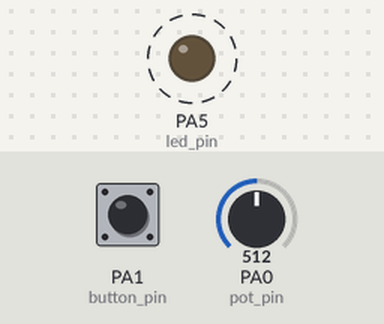
Simulated run of this sketch. Board: STM32 Blue Pill. Shown: output pins drawn as LEDs (lit = HIGH). Dashed ring = blinking. The test bench sets the inputs (shaded band); at power-on: PA0 (pot_pin) = 512, PA1 (button_pin) HIGH (analog values on the 0–1023 scale).

Above: at 1.2 s.
1.3 s: PA0 (pot_pin) set to 423
4.3 s: PA0 (pot_pin) set to 394
At 4.8 s:
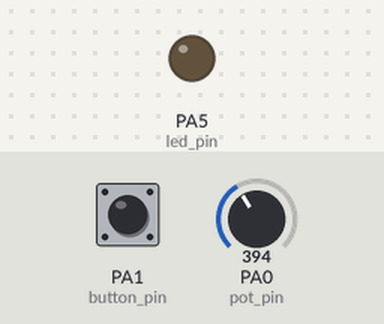
5.8 s: PA1 (button_pin) pulled LOW for 0.15 s
At 6.4 s:
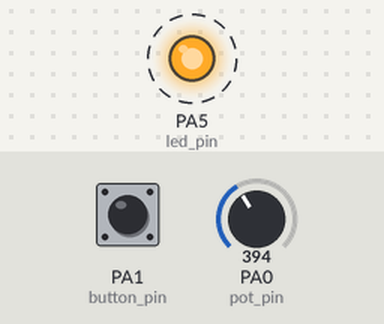
8.9 s: PA1 (button_pin) pulled LOW for 1 s
At 9.8 s:
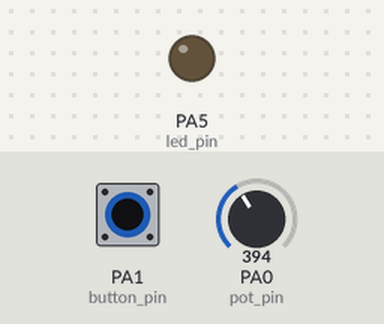
11.4 s: PA1 (button_pin) pulled LOW for 3.2 s
At 11.75 s:
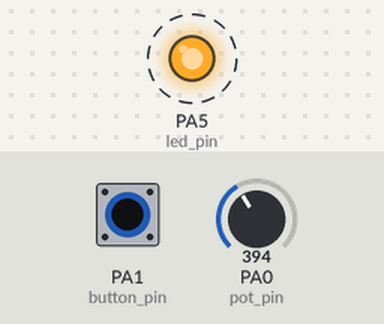
Timing chart, 0 to 17.1 s (numbered marks = the images above; inputs shaded):
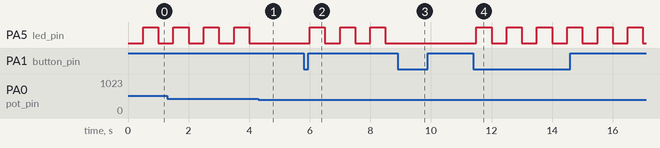

Measured:
- the behaviour switches between 410 and 409 on PA0 (pot_pin) (found by bisection; images 0 and 1)
- after the input at 4.3 s, PA5 (led_pin): stays LOW (without the input it goes to HIGH after 0.20 s)
- after the input at 5.8 s, PA5 (led_pin): alternates HIGH for 0.50 s and LOW for 0.50 s, starting after 0.20 s
- after the input at 8.9 s, PA5 (led_pin): stops changing and stays LOW
- after the input at 11.4 s, PA5 (led_pin): alternates HIGH for 0.50 s and LOW for 0.50 s, starting after 0.10 s
- by itself, PA5 (led_pin): alternates HIGH for 0.50 s and LOW for 0.50 s

The sketch:

stm32-analog.ino
```cpp
#include <Arduino.h>

const int pot_pin = PA0;
const int button_pin = PA1;
const int led_pin = PA5;

HardwareTimer timer(TIM2);
volatile unsigned long ticks = 0;
volatile bool button_pressed = false;
volatile unsigned long last_press = 0;

bool manual_mode = false;
bool led_on = false;
unsigned long last_tick = 0;
int adc_value = 0;
int percent = 0;
int blink_time = 0;

void button_interrupt() {
  if (millis() - last_press > 200) {
    last_press = millis();
    button_pressed = true;
  }
}

void timer_interrupt() {
  ticks++;
}

void setup() {
  pinMode(pot_pin, INPUT_ANALOG);
  pinMode(button_pin, INPUT_PULLUP);
  pinMode(led_pin, OUTPUT);
  analogReadResolution(12);
  Serial1.begin(115200);

  attachInterrupt(digitalPinToInterrupt(button_pin), button_interrupt, FALLING);
  timer.setOverflow(100000, MICROSEC_FORMAT); // 100 ms
  timer.attachInterrupt(timer_interrupt);
  timer.resume();
}

void loop() {
  if (button_pressed) {
    button_pressed = false;
    manual_mode = !manual_mode;
    Serial1.println(manual_mode ? "MANUAL" : "AUTO");
  }

  if (ticks == last_tick) return;
  last_tick = ticks;

  adc_value = analogRead(pot_pin);
  percent = adc_value * 100L / 4095;

  if (manual_mode) blink_time = 5;
  else if (percent < 40) blink_time = 0;
  else if (percent < 75) blink_time = 5;
  else blink_time = 1;

  if (blink_time == 0) led_on = false;
  else if (ticks % blink_time == 0) led_on = !led_on;
  digitalWrite(led_pin, led_on);

  if (ticks % 10 == 0) {
    Serial1.print("ADC: ");
    Serial1.print(adc_value);
    Serial1.print(" ; ");
    Serial1.print(percent);
    Serial1.print("% ; ");
    Serial1.print(manual_mode ? "MANUAL" : "AUTO");
    Serial1.print(" ; ");
    Serial1.println(percent < 40 ? "NORMAL" : percent < 75 ? "WARNING" : "CRITICAL");
  }
}
```
